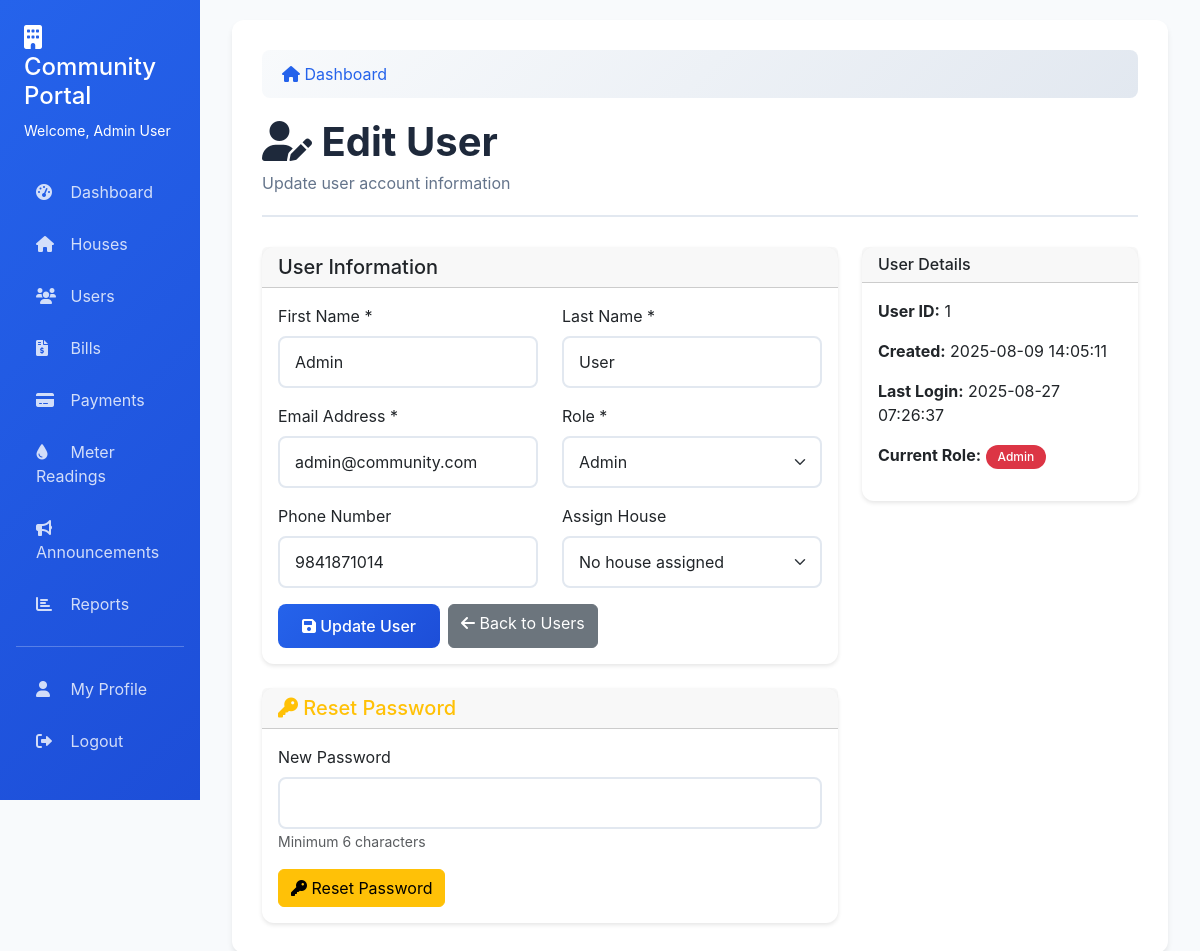
Before: /users/1/edit (signed in) with the older database file.
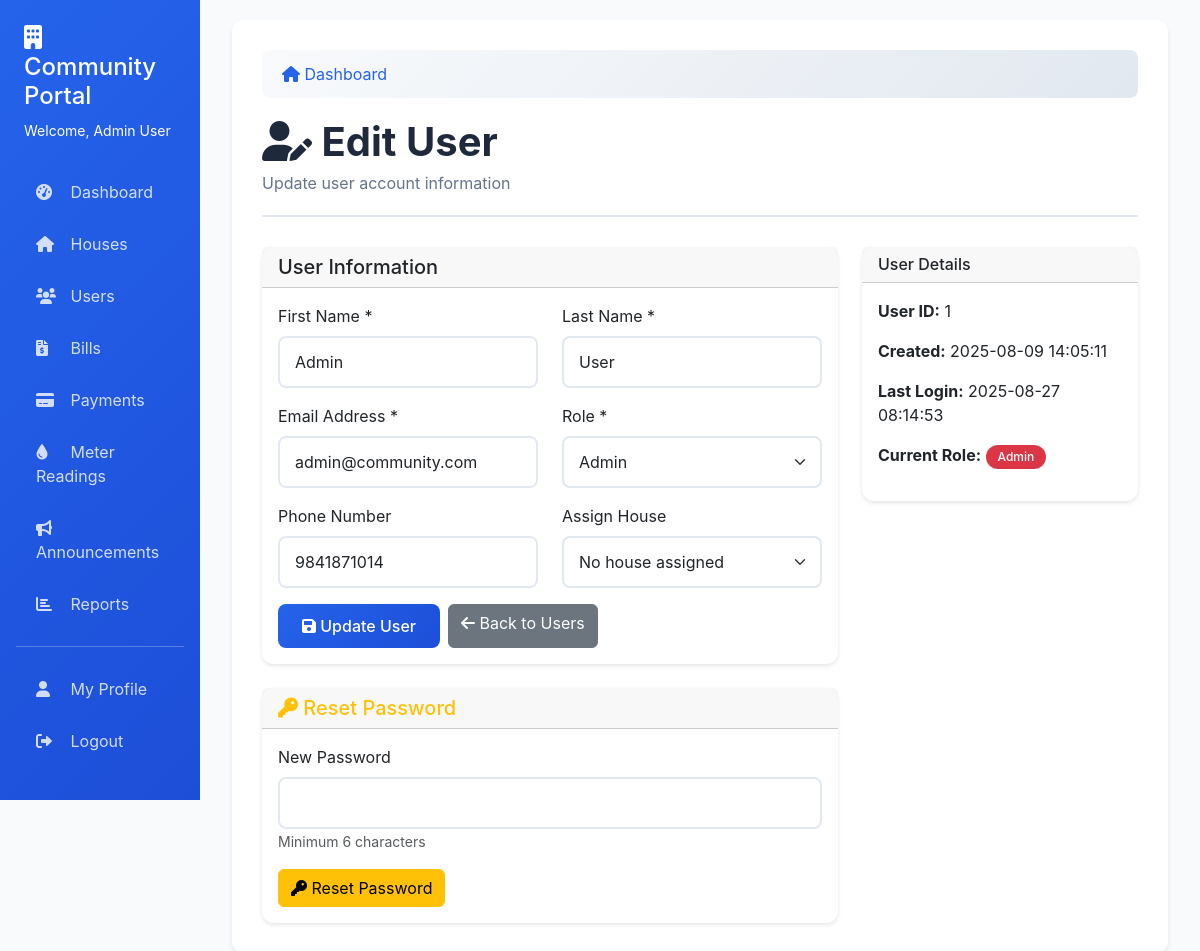
After: the same page with the newer database file.
### tables this page shows
CREATE TABLE users (
                id INTEGER PRIMARY KEY AUTOINCREMENT,
                email TEXT UNIQUE NOT NULL,
                password_hash TEXT NOT NULL,
                role TEXT NOT NULL DEFAULT 'resident',
                first_name TEXT,
                last_name TEXT,
                phone_number TEXT,
                house_id INTEGER,
                created_at TIMESTAMP DEFAULT CURRENT_TIMESTAMP,
                last_login TIMESTAMP
            );

### app.py (the view, shortened to what this page needs)
@app.route('/users/<int:user_id>/edit', methods=['GET', 'POST'])
@admin_required
def edit_user(user_id):
    conn = get_db_connection()
    user = conn.execute('SELECT * FROM users WHERE id = ?', (user_id,)).fetchone()
    if not user:
        flash('User not found!', 'error')
        conn.close()
        return redirect(url_for('users'))
    houses = conn.execute('SELECT id, house_number, owner_name FROM houses ORDER BY house_number').fetchall()
    conn.close()
    return render_template('edit_user.html', user=user, houses=houses)

### app.py (called while the page is built)
def get_db_connection():
    conn = sqlite3.connect(DATABASE)
    conn.row_factory = sqlite3.Row
    return conn

def admin_required(f):
    @wraps(f)
    def decorated_function(*args, **kwargs):
        if 'user_id' not in session:
            return redirect(url_for('login'))
        conn = get_db_connection()
        user = conn.execute('SELECT role FROM users WHERE id = ?', (session['user_id'],)).fetchone()
        conn.close()
        if not user or user['role'] != 'admin':
            flash('Admin access required.', 'error')
            return redirect(url_for('dashboard'))
        return f(*args, **kwargs)
    return decorated_function

### templates/edit_user.html (shortened to what the changed rows need)
{% extends "base.html" %}
{% block content %}
<div class="page-header">
    <h1><i class="fas fa-user-edit"></i> Edit User</h1>
</div>
<div class="row">
    <div class="col-md-8">
        <div class="card">
            <div class="card-body">
                <form method="POST">
                    <div class="row">
                        <div class="col-md-6">
                            <div class="mb-3">
                                <label for="first_name" class="form-label">First Name *</label>
                                <input type="text" class="form-control" id="first_name" name="first_name" value="{{ user.first_name }}" required>
                            </div>
                        </div>
                        <div class="col-md-6">
                            <div class="mb-3">
                                <label for="last_name" class="form-label">Last Name *</label>
                                <input type="text" class="form-control" id="last_name" name="last_name" value="{{ user.last_name }}" required>
                            </div>
                        </div>
                    </div>
                    <div class="row">
                        <div class="col-md-6">
                            <div class="mb-3">
                                <label for="email" class="form-label">Email Address *</label>
                                <input type="email" class="form-control" id="email" name="email" value="{{ user.email }}" required>
                            </div>
                        </div>
                    </div>
                    <div class="row">
                        <div class="col-md-6">
                            <div class="mb-3">
                                <label for="phone_number" class="form-label">Phone Number</label>
                                <input type="tel" class="form-control" id="phone_number" name="phone_number" value="{{ user.phone_number or '' }}">
                            </div>
                        </div>
                    </div>
                </form>
            </div>
        </div>
    </div>
    <div class="col-md-4">
        <div class="card">
            <div class="card-body">
                <p><strong>User ID:</strong> {{ user.id }}</p>
                <p><strong>Created:</strong> {{ user.created_at }}</p>
                <p><strong>Last Login:</strong> {{ user.last_login or 'Never' }}</p>
                <p><strong>Current Role:</strong>
                    {% if user.role == 'admin' %}
                        <span class="badge bg-danger">Admin</span>
                    {% else %}
                        <span class="badge bg-primary">Resident</span>
                    {% endif %}
                </p>
            </div>
        </div>
    </div>
</div>
{% endblock %}

Changed rows visible on the page:
changed users "Admin": last_login "2025-08-27 07:26:37" → "2025-08-27 08:14:53"
